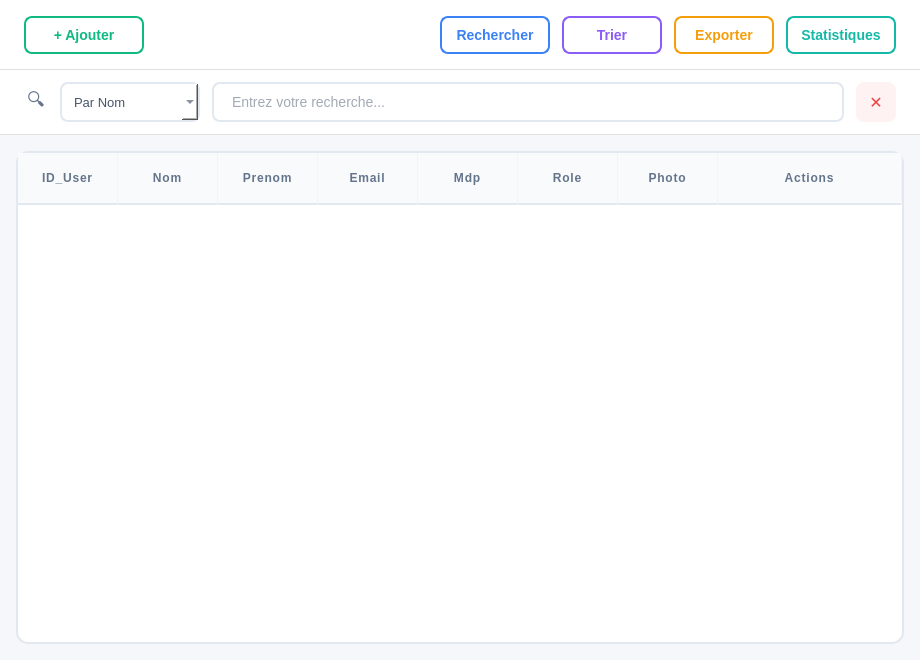
<?xml version="1.0" encoding="UTF-8"?>
<ui version="4.0">
 <class>Users</class>
 <widget class="QWidget" name="Users">
  <property name="geometry">
   <rect>
    <x>0</x>
    <y>0</y>
    <width>920</width>
    <height>660</height>
   </rect>
  </property>
  <property name="windowTitle">
   <string>Users</string>
  </property>
  <property name="styleSheet">
   <string notr="true">
}</string>
  </property>
  <layout class="QVBoxLayout" name="mainLayout">
   <property name="spacing">
    <number>0</number>
   </property>
   <property name="leftMargin">
    <number>0</number>
   </property>
   <property name="topMargin">
    <number>0</number>
   </property>
   <property name="rightMargin">
    <number>0</number>
   </property>
   <property name="bottomMargin">
    <number>0</number>
   </property>
   <item>
    <widget class="QWidget" name="toolbar" native="true">
     <property name="minimumSize">
      <size>
       <width>0</width>
       <height>70</height>
      </size>
     </property>
     <property name="maximumSize">
      <size>
       <width>16777215</width>
       <height>70</height>
      </size>
     </property>
     <property name="styleSheet">
      <string notr="true">QWidget#toolbar {
    background-color: #FFFFFF;
    border-bottom: 1px solid #E0E0E0;
}</string>
     </property>
     <layout class="QHBoxLayout" name="toolbarLayout">
      <property name="spacing">
       <number>12</number>
      </property>
      <property name="leftMargin">
       <number>24</number>
      </property>
      <property name="topMargin">
       <number>16</number>
      </property>
      <property name="rightMargin">
       <number>24</number>
      </property>
      <property name="bottomMargin">
       <number>16</number>
      </property>
      <item>
       <widget class="QToolButton" name="addButtonUser">
        <property name="minimumSize">
         <size>
          <width>120</width>
          <height>38</height>
         </size>
        </property>
        <property name="maximumSize">
         <size>
          <width>120</width>
          <height>38</height>
         </size>
        </property>
        <property name="cursor">
         <cursorShape>PointingHandCursor</cursorShape>
        </property>
        <property name="styleSheet">
         <string notr="true">QToolButton {
    background-color: transparent;
    color: #10B981;
    border: 2px solid #10B981;
    border-radius: 8px;
    font-family: 'Segoe UI', sans-serif;
    font-size: 14px;
    font-weight: 600;
    padding: 0px 16px;
}
QToolButton:hover {
    background-color: #10B981;
    color: white;
    border-color: #10B981;
}
QToolButton:pressed {
    background-color: #059669;
    border-color: #059669;
}</string>
        </property>
        <property name="text">
         <string>+ Ajouter</string>
        </property>
       </widget>
      </item>
      <item>
       <spacer name="horizontalSpacer">
        <property name="orientation">
         <enum>Qt::Orientation::Horizontal</enum>
        </property>
        <property name="sizeHint" stdset="0">
         <size>
          <width>40</width>
          <height>20</height>
         </size>
        </property>
       </spacer>
      </item>
      <item>
       <widget class="QToolButton" name="searchButtonUser">
        <property name="minimumSize">
         <size>
          <width>110</width>
          <height>38</height>
         </size>
        </property>
        <property name="maximumSize">
         <size>
          <width>110</width>
          <height>38</height>
         </size>
        </property>
        <property name="cursor">
         <cursorShape>PointingHandCursor</cursorShape>
        </property>
        <property name="styleSheet">
         <string notr="true">QToolButton {
    background-color: transparent;
    color: #3B82F6;
    border: 2px solid #3B82F6;
    border-radius: 8px;
    font-family: 'Segoe UI', sans-serif;
    font-size: 14px;
    font-weight: 600;
    padding: 0px 12px;
}
QToolButton:hover {
    background-color: #3B82F6;
    color: white;
    border-color: #3B82F6;
}
QToolButton:pressed {
    background-color: #2563EB;
    border-color: #2563EB;
}</string>
        </property>
        <property name="text">
         <string>Rechercher</string>
        </property>
       </widget>
      </item>
      <item>
       <widget class="QToolButton" name="sortButtonUser">
        <property name="minimumSize">
         <size>
          <width>100</width>
          <height>38</height>
         </size>
        </property>
        <property name="maximumSize">
         <size>
          <width>100</width>
          <height>38</height>
         </size>
        </property>
        <property name="cursor">
         <cursorShape>PointingHandCursor</cursorShape>
        </property>
        <property name="styleSheet">
         <string notr="true">QToolButton {
    background-color: transparent;
    color: #8B5CF6;
    border: 2px solid #8B5CF6;
    border-radius: 8px;
    font-family: 'Segoe UI', sans-serif;
    font-size: 14px;
    font-weight: 600;
    padding: 0px 12px;
}
QToolButton:hover {
    background-color: #8B5CF6;
    color: white;
    border-color: #8B5CF6;
}
QToolButton:pressed {
    background-color: #7C3AED;
    border-color: #7C3AED;
}</string>
        </property>
        <property name="text">
         <string>Trier</string>
        </property>
        <property name="popupMode">
         <enum>QToolButton::ToolButtonPopupMode::InstantPopup</enum>
        </property>
       </widget>
      </item>
      <item>
       <widget class="QToolButton" name="exportButtonUser">
        <property name="minimumSize">
         <size>
          <width>100</width>
          <height>38</height>
         </size>
        </property>
        <property name="maximumSize">
         <size>
          <width>100</width>
          <height>38</height>
         </size>
        </property>
        <property name="cursor">
         <cursorShape>PointingHandCursor</cursorShape>
        </property>
        <property name="styleSheet">
         <string notr="true">QToolButton {
    background-color: transparent;
    color: #F59E0B;
    border: 2px solid #F59E0B;
    border-radius: 8px;
    font-family: 'Segoe UI', sans-serif;
    font-size: 14px;
    font-weight: 600;
    padding: 0px 12px;
}
QToolButton:hover {
    background-color: #F59E0B;
    color: white;
    border-color: #F59E0B;
}
QToolButton:pressed {
    background-color: #D97706;
    border-color: #D97706;
}</string>
        </property>
        <property name="text">
         <string>Exporter</string>
        </property>
        <property name="popupMode">
         <enum>QToolButton::ToolButtonPopupMode::InstantPopup</enum>
        </property>
       </widget>
      </item>
      <item>
       <widget class="QToolButton" name="statsButtonUser">
        <property name="minimumSize">
         <size>
          <width>110</width>
          <height>38</height>
         </size>
        </property>
        <property name="maximumSize">
         <size>
          <width>110</width>
          <height>38</height>
         </size>
        </property>
        <property name="cursor">
         <cursorShape>PointingHandCursor</cursorShape>
        </property>
        <property name="styleSheet">
         <string notr="true">QToolButton {
    background-color: transparent;
    color: #14B8A6;
    border: 2px solid #14B8A6;
    border-radius: 8px;
    font-family: 'Segoe UI', sans-serif;
    font-size: 14px;
    font-weight: 600;
    padding: 0px 12px;
}
QToolButton:hover {
    background-color: #14B8A6;
    color: white;
    border-color: #14B8A6;
}
QToolButton:pressed {
    background-color: #0D9488;
    border-color: #0D9488;
}</string>
        </property>
        <property name="text">
         <string>Statistiques</string>
        </property>
       </widget>
      </item>
     </layout>
    </widget>
   </item>
   <item>
    <widget class="QWidget" name="searchBar" native="true">
     <property name="minimumSize">
      <size>
       <width>0</width>
       <height>65</height>
      </size>
     </property>
     <property name="maximumSize">
      <size>
       <width>16777215</width>
       <height>65</height>
      </size>
     </property>
     <property name="styleSheet">
      <string notr="true">QWidget#searchBar {
    background-color: #FFFFFF;
    border-bottom: 1px solid #E0E0E0;
}</string>
     </property>
     <layout class="QHBoxLayout" name="searchBarLayout">
      <property name="spacing">
       <number>12</number>
      </property>
      <property name="leftMargin">
       <number>24</number>
      </property>
      <property name="topMargin">
       <number>12</number>
      </property>
      <property name="rightMargin">
       <number>24</number>
      </property>
      <property name="bottomMargin">
       <number>12</number>
      </property>
      <item>
       <widget class="QLabel" name="searchIconUser">
        <property name="minimumSize">
         <size>
          <width>24</width>
          <height>24</height>
         </size>
        </property>
        <property name="maximumSize">
         <size>
          <width>24</width>
          <height>24</height>
         </size>
        </property>
        <property name="styleSheet">
         <string notr="true">font-size: 18px; background: transparent; color: #64748B;</string>
        </property>
        <property name="text">
         <string>🔍</string>
        </property>
        <property name="alignment">
         <set>Qt::AlignmentFlag::AlignCenter</set>
        </property>
       </widget>
      </item>
      <item>
       <widget class="QComboBox" name="searchTypeComboUser">
        <property name="minimumSize">
         <size>
          <width>140</width>
          <height>40</height>
         </size>
        </property>
        <property name="maximumSize">
         <size>
          <width>140</width>
          <height>40</height>
         </size>
        </property>
        <property name="styleSheet">
         <string notr="true">QComboBox {
    border: 1.5px solid #E2E8F0;
    border-radius: 8px;
    padding: 8px 12px;
    background: #FFFFFF;
    font-family: 'Segoe UI', sans-serif;
    font-size: 13px;
    color: #475569;
}
QComboBox:hover {
    border-color: #C7D2FE;
}
QComboBox:focus {
    border-color: #6366F1;
    background-color: #FAFBFF;
}</string>
        </property>
        <item>
         <property name="text">
          <string>Par Nom</string>
         </property>
        </item>
        <item>
         <property name="text">
          <string>Par Email</string>
         </property>
        </item>
        <item>
         <property name="text">
          <string>Par Role</string>
         </property>
        </item>
       </widget>
      </item>
      <item>
       <widget class="QLineEdit" name="searchInputUser">
        <property name="minimumSize">
         <size>
          <width>0</width>
          <height>40</height>
         </size>
        </property>
        <property name="maximumSize">
         <size>
          <width>16777215</width>
          <height>40</height>
         </size>
        </property>
        <property name="styleSheet">
         <string notr="true">QLineEdit {
    border: 1.5px solid #E2E8F0;
    border-radius: 8px;
    padding: 8px 16px;
    background: #FFFFFF;
    font-family: 'Segoe UI', sans-serif;
    font-size: 14px;
    color: #475569;
}
QLineEdit:hover {
    border-color: #C7D2FE;
}
QLineEdit:focus {
    border-color: #6366F1;
    background-color: #FAFBFF;
}</string>
        </property>
        <property name="placeholderText">
         <string>Entrez votre recherche...</string>
        </property>
       </widget>
      </item>
      <item>
       <widget class="QToolButton" name="clearButtonUser">
        <property name="minimumSize">
         <size>
          <width>40</width>
          <height>40</height>
         </size>
        </property>
        <property name="maximumSize">
         <size>
          <width>40</width>
          <height>40</height>
         </size>
        </property>
        <property name="cursor">
         <cursorShape>PointingHandCursor</cursorShape>
        </property>
        <property name="styleSheet">
         <string notr="true">QToolButton {
    background-color: #FEF2F2;
    color: #EF4444;
    border: none;
    border-radius: 8px;
    font-size: 16px;
    font-weight: bold;
}
QToolButton:hover {
    background-color: #EF4444;
    color: white;
}</string>
        </property>
        <property name="text">
         <string>✕</string>
        </property>
       </widget>
      </item>
     </layout>
    </widget>
   </item>
   <item>
    <widget class="QWidget" name="contentArea" native="true">
     <property name="styleSheet">
      <string notr="true">QWidget#contentArea {
    background-color: #F5F7FA;
}</string>
     </property>
     <layout class="QVBoxLayout" name="contentLayout">
      <property name="spacing">
       <number>0</number>
      </property>
      <property name="leftMargin">
       <number>16</number>
      </property>
      <property name="topMargin">
       <number>16</number>
      </property>
      <property name="rightMargin">
       <number>16</number>
      </property>
      <property name="bottomMargin">
       <number>16</number>
      </property>
      <item>
       <widget class="QTableWidget" name="usersTable">
        <property name="styleSheet">
         <string notr="true">QTableWidget {
    background-color: #FFFFFF;
    border: 1.5px solid #E2E8F0;
    border-radius: 12px;
    gridline-color: #F1F5F9;
    font-family: 'Segoe UI', 'Roboto', sans-serif;
}
QTableWidget::item {
    padding: 14px;
    border-bottom: 1px solid #F1F5F9;
    color: #475569;
    font-size: 13px;
}
QTableWidget::item:selected {
    background-color: #F1F5F9;
    color: #1E293B;
}
QHeaderView::section {
    background-color: #F8FAFC;
    color: #64748B;
    padding: 16px;
    border: none;
    border-bottom: 2px solid #E2E8F0;
    border-right: 1px solid #F1F5F9;
    font-weight: 600;
    font-size: 12px;
    text-transform: uppercase;
    font-family: 'Segoe UI', 'Roboto', sans-serif;
    letter-spacing: 0.8px;
}</string>
        </property>
        <property name="editTriggers">
         <set>QAbstractItemView::EditTrigger::NoEditTriggers</set>
        </property>
        <property name="alternatingRowColors">
         <bool>true</bool>
        </property>
        <property name="selectionMode">
         <enum>QAbstractItemView::SelectionMode::SingleSelection</enum>
        </property>
        <property name="selectionBehavior">
         <enum>QAbstractItemView::SelectionBehavior::SelectRows</enum>
        </property>
        <attribute name="horizontalHeaderStretchLastSection">
         <bool>true</bool>
        </attribute>
        <attribute name="verticalHeaderVisible">
         <bool>false</bool>
        </attribute>
        <column>
         <property name="text">
          <string>ID_User</string>
         </property>
        </column>
        <column>
         <property name="text">
          <string>Nom</string>
         </property>
        </column>
        <column>
         <property name="text">
          <string>Prenom</string>
         </property>
        </column>
        <column>
         <property name="text">
          <string>Email</string>
         </property>
        </column>
        <column>
         <property name="text">
          <string>Mdp</string>
         </property>
        </column>
        <column>
         <property name="text">
          <string>Role</string>
         </property>
        </column>
        <column>
         <property name="text">
          <string>Photo</string>
         </property>
        </column>
        <column>
         <property name="text">
          <string>Actions</string>
         </property>
        </column>
       </widget>
      </item>
     </layout>
    </widget>
   </item>
  </layout>
 </widget>
 <resources/>
 <connections/>
</ui>
